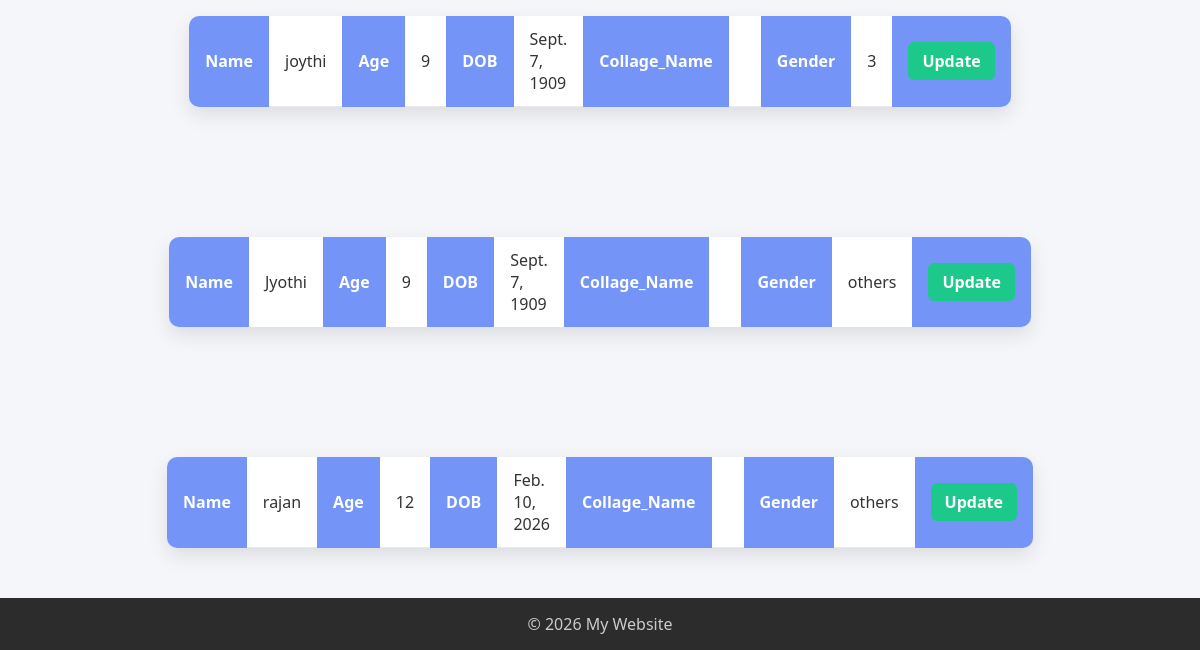
/karthik/app2/Teachers.html (lower part), run on an earlier commit of the app's database.
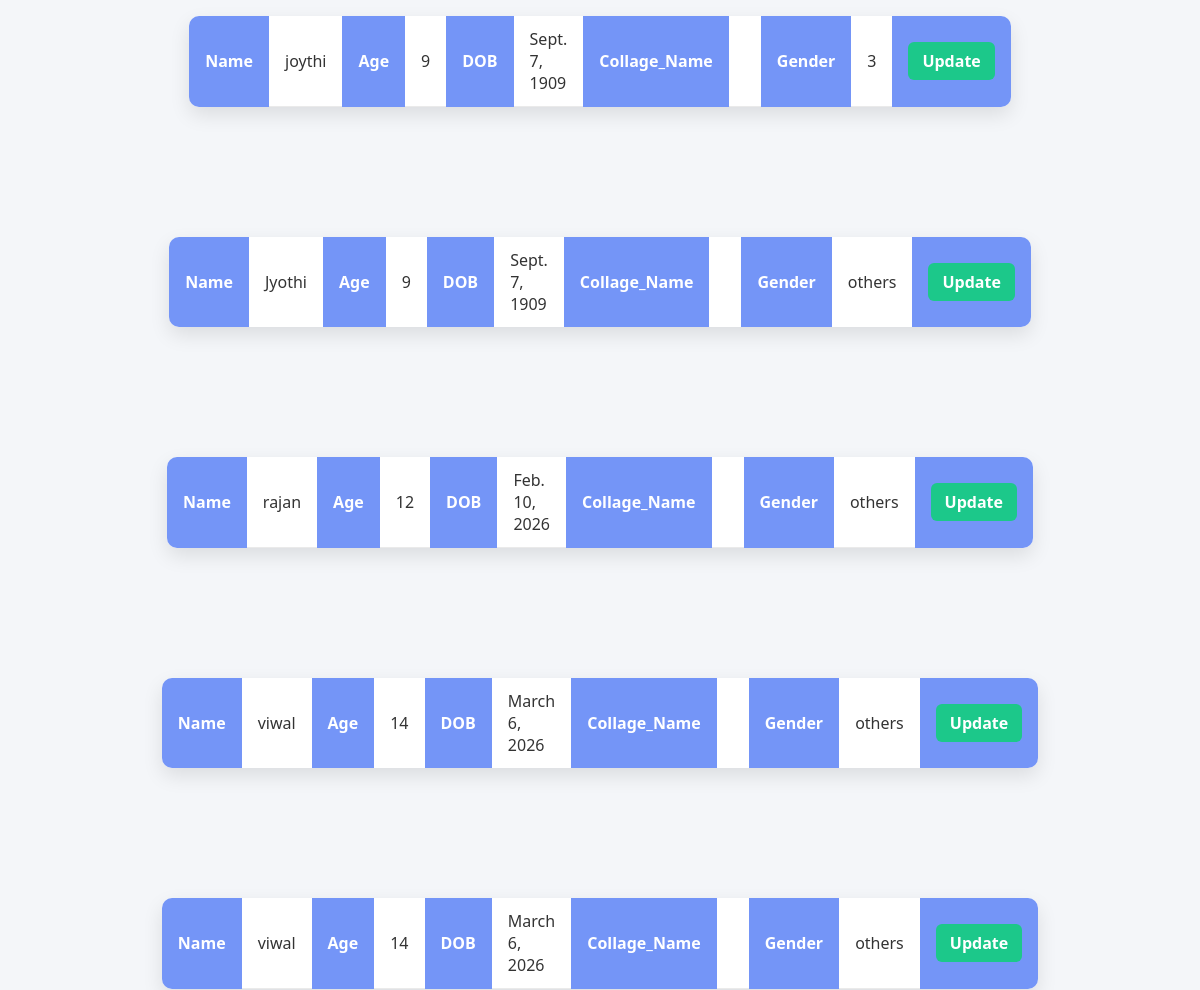
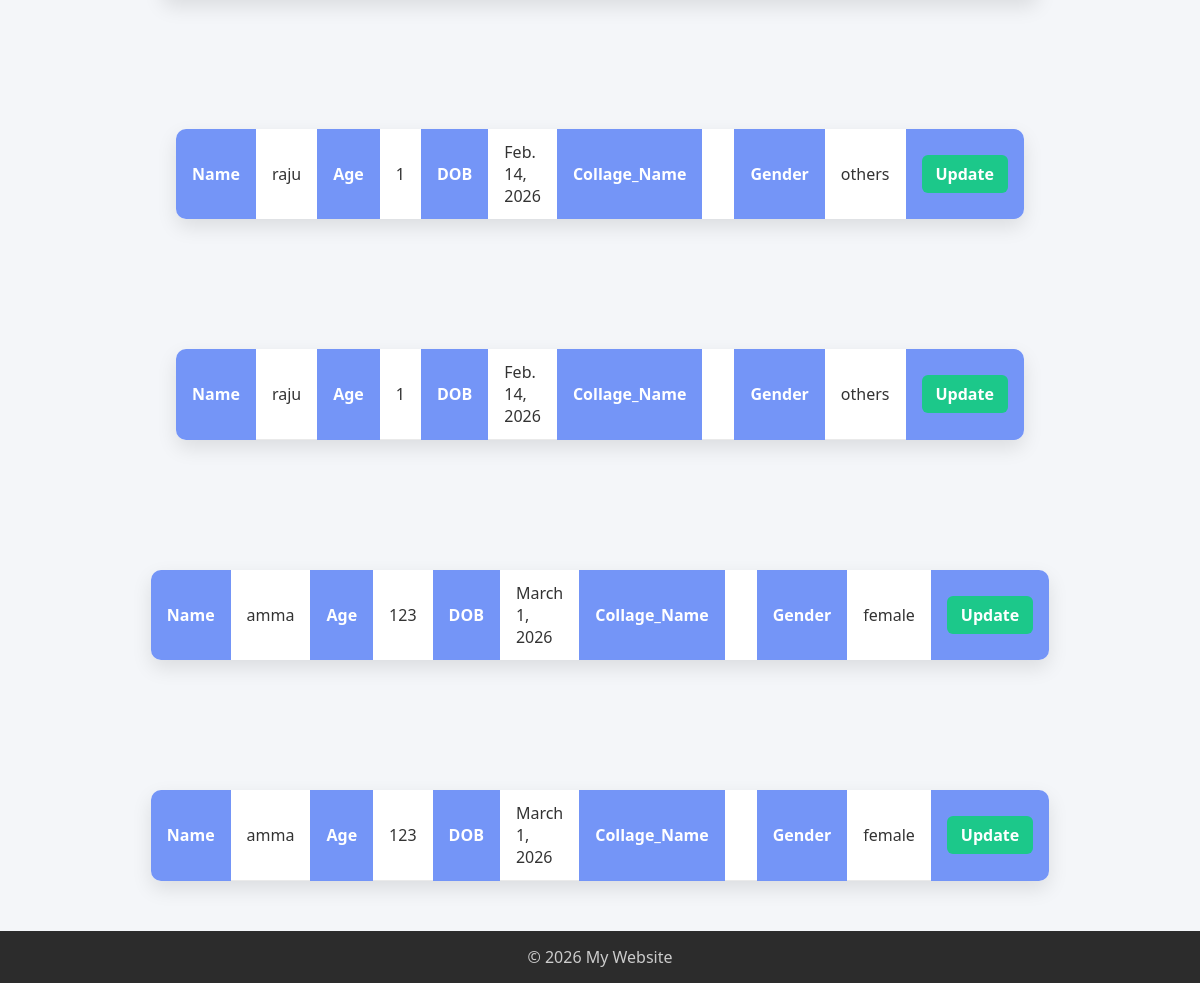
And on a later commit of the database (2 pictures, top to bottom).
### app1/models.py (models this page shows, shortened)
class Teachers(models.Model):
    name = models.CharField(max_length=100)
    age = models.IntegerField(null=True,blank=True)
    Password = models.CharField(null=True,blank=True)
    Address = models.CharField(null=True,blank=True)
    DOB = models.DateField(null=True,blank=True)
    Gender = models.CharField(null=True,blank=True)

### app1/views.py (the view)
# urls.py: path('app2/Teachers.html', app1,name='app1'),
def app1(request):
 teachers = Teachers.objects.all()
 return render(request,'Teachers.html',{'teachers':teachers})

### templates/Teachers.html (shortened to what this page needs)
{% load static %}
<!DOCTYPE html>
<html lang="en">
<head>
 <link rel="stylesheet" href="{% static 'teachers.css' %}">
</head>
<body>
    <main>
        <section>
            {%  for teachers in teachers %}
           <center>
            <table>
             <tr><th>Name</th>
                <td>{{teachers.name}}</td>  <br>
                <th>Age</th>
                <td>{{teachers.age}}</td><br>
                <th>DOB</th>
                <td>{{teachers.DOB}}</td><br>
                <th>Collage_Name</th>
                <td>{{teachers.Collage_Name}}</td><br>
                <th>Gender</th>
                <td>{{teachers.Gender}}</td><br>
    <th><a href="{% url 'update' teachers.id %}">Update</a></th>
           </table>
           </center>
                    {% endfor %}
        </section>
    </main>
    <footer>
        <p>© 2026 My Website</p>
    </footer>
</body>
</html>

### static/teachers.css (style rules this page uses)
* { margin: 0; padding: 0; box-sizing: border-box; font-family: "Segoe UI", Tahoma, Geneva, Verdana, sans-serif; }
body { background: #f4f6f9; color: #333; }
main { padding: 20px 10px; }
table { width: 50%; margin: 10px auto; border-collapse: collapse; background: #ffffff; box-shadow: 0 8px 20px rgba(0, 0, 0, 0.1); border-radius: 10px; overflow: hidden; }
th { background: #7495f7; color: #fff; text-align: left; padding: 12px 16px; width: 30%; }
td { padding: 12px 16px; border-bottom: 1px solid #eaeaea; }
a { text-decoration: none; background: #1cc88a; color: white; padding: 8px 14px; border-radius: 6px; font-weight: 600; transition: 0.3s ease; }
footer { margin-top: 20px; background: #2c2c2c; color: #ccc; text-align: center; padding: 15px; }

What changed in the data, as far as the page shows it:
added Teachers: name "viwal", age "14", DOB "March 6, 2026", Gender "others"
added Teachers: name "viwal", age "14", DOB "March 6, 2026", Gender "others"
added Teachers: name "raju", age "1", DOB "Feb. 14, 2026", Gender "others"
added Teachers: name "raju", age "1", DOB "Feb. 14, 2026", Gender "others"
added Teachers: name "amma", age "123", DOB "March 1, 2026", Gender "female"
added Teachers: name "amma", age "123", DOB "March 1, 2026", Gender "female"
